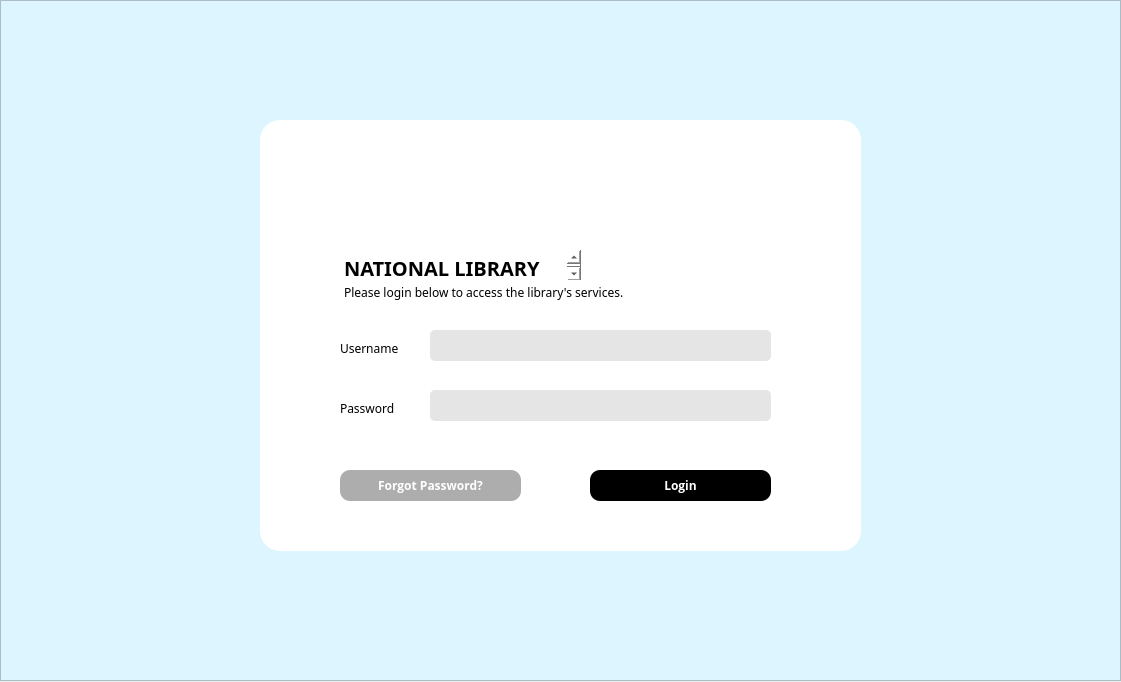
<?xml version="1.0" encoding="UTF-8"?>
<ui version="4.0">
 <class>MemberLogin</class>
 <widget class="QMainWindow" name="MemberLogin">
  <property name="geometry">
   <rect>
    <x>0</x>
    <y>0</y>
    <width>1121</width>
    <height>682</height>
   </rect>
  </property>
  <property name="windowTitle">
   <string>MainWindow</string>
  </property>
  <widget class="QWidget" name="centralwidget">
   <widget class="QFrame" name="background">
    <property name="geometry">
     <rect>
      <x>0</x>
      <y>0</y>
      <width>1121</width>
      <height>681</height>
     </rect>
    </property>
    <property name="styleSheet">
     <string notr="true">background: rgb(220, 245, 255);;</string>
    </property>
    <property name="frameShape">
     <enum>QFrame::StyledPanel</enum>
    </property>
    <property name="frameShadow">
     <enum>QFrame::Raised</enum>
    </property>
    <widget class="QFrame" name="centreFrame">
     <property name="enabled">
      <bool>true</bool>
     </property>
     <property name="geometry">
      <rect>
       <x>260</x>
       <y>120</y>
       <width>601</width>
       <height>431</height>
      </rect>
     </property>
     <property name="styleSheet">
      <string notr="true">background: white;
border-radius: 20px;</string>
     </property>
     <property name="frameShape">
      <enum>QFrame::StyledPanel</enum>
     </property>
     <property name="frameShadow">
      <enum>QFrame::Raised</enum>
     </property>
     <widget class="QPushButton" name="pushButton_password">
      <property name="geometry">
       <rect>
        <x>80</x>
        <y>350</y>
        <width>181</width>
        <height>31</height>
       </rect>
      </property>
      <property name="styleSheet">
       <string notr="true">border-radius: 10px;
background: #ADADAD;
font-family: open sans;
color: white;
font-weight: bold;
</string>
      </property>
      <property name="text">
       <string>Forgot Password?</string>
      </property>
      <property name="autoDefault">
       <bool>true</bool>
      </property>
      <property name="default">
       <bool>false</bool>
      </property>
      <property name="flat">
       <bool>false</bool>
      </property>
     </widget>
     <widget class="QPushButton" name="pushButton_login">
      <property name="geometry">
       <rect>
        <x>330</x>
        <y>350</y>
        <width>181</width>
        <height>31</height>
       </rect>
      </property>
      <property name="styleSheet">
       <string notr="true">border-radius: 10px;
background: black;
font-family: open sans;
color: white;
font-weight: bold;
</string>
      </property>
      <property name="text">
       <string>Login</string>
      </property>
      <property name="autoDefault">
       <bool>true</bool>
      </property>
      <property name="default">
       <bool>false</bool>
      </property>
      <property name="flat">
       <bool>false</bool>
      </property>
     </widget>
     <widget class="QPlainTextEdit" name="plainTextEdit">
      <property name="geometry">
       <rect>
        <x>80</x>
        <y>130</y>
        <width>241</width>
        <height>31</height>
       </rect>
      </property>
      <property name="styleSheet">
       <string notr="true">font-family: Baloo 2;
font-weight: bold;
font-size: 20px;</string>
      </property>
      <property name="plainText">
       <string>NATIONAL LIBRARY</string>
      </property>
     </widget>
     <widget class="QPlainTextEdit" name="plainTextEdit_2">
      <property name="geometry">
       <rect>
        <x>80</x>
        <y>160</y>
        <width>311</width>
        <height>31</height>
       </rect>
      </property>
      <property name="styleSheet">
       <string notr="true">font-family: Baloo 2;</string>
      </property>
      <property name="plainText">
       <string>Please login below to access the library's services.</string>
      </property>
     </widget>
     <widget class="QLabel" name="label">
      <property name="geometry">
       <rect>
        <x>80</x>
        <y>50</y>
        <width>71</width>
        <height>61</height>
       </rect>
      </property>
      <property name="text">
       <string/>
      </property>
      <property name="pixmap">
       <pixmap resource="Resources.qrc">:/images/logo - Copy.png</pixmap>
      </property>
      <property name="scaledContents">
       <bool>true</bool>
      </property>
     </widget>
     <widget class="QGroupBox" name="LoginBox">
      <property name="geometry">
       <rect>
        <x>80</x>
        <y>210</y>
        <width>441</width>
        <height>91</height>
       </rect>
      </property>
      <property name="title">
       <string/>
      </property>
      <widget class="QLineEdit" name="lineEdit_username">
       <property name="geometry">
        <rect>
         <x>90</x>
         <y>0</y>
         <width>341</width>
         <height>31</height>
        </rect>
       </property>
       <property name="styleSheet">
        <string notr="true">border-color: black;
border-width: 5px;
border-radius: 5px;
background: rgb(229, 229, 229);</string>
       </property>
      </widget>
      <widget class="QLineEdit" name="lineEdit_password">
       <property name="geometry">
        <rect>
         <x>90</x>
         <y>60</y>
         <width>341</width>
         <height>31</height>
        </rect>
       </property>
       <property name="styleSheet">
        <string notr="true">border-color: black;
border-width: 5px;
border-radius: 5px;
background: rgb(229, 229, 229);</string>
       </property>
      </widget>
      <widget class="QLabel" name="label_2">
       <property name="geometry">
        <rect>
         <x>0</x>
         <y>10</y>
         <width>71</width>
         <height>16</height>
        </rect>
       </property>
       <property name="styleSheet">
        <string notr="true">font-family: Baloo 2;</string>
       </property>
       <property name="text">
        <string>Username</string>
       </property>
      </widget>
      <widget class="QLabel" name="label_3">
       <property name="geometry">
        <rect>
         <x>0</x>
         <y>70</y>
         <width>61</width>
         <height>16</height>
        </rect>
       </property>
       <property name="styleSheet">
        <string notr="true">font-family: Baloo 2;</string>
       </property>
       <property name="text">
        <string>Password</string>
       </property>
      </widget>
     </widget>
    </widget>
   </widget>
  </widget>
 </widget>
 <resources>
  <include location="Resources.qrc"/>
 </resources>
 <connections/>
</ui>
